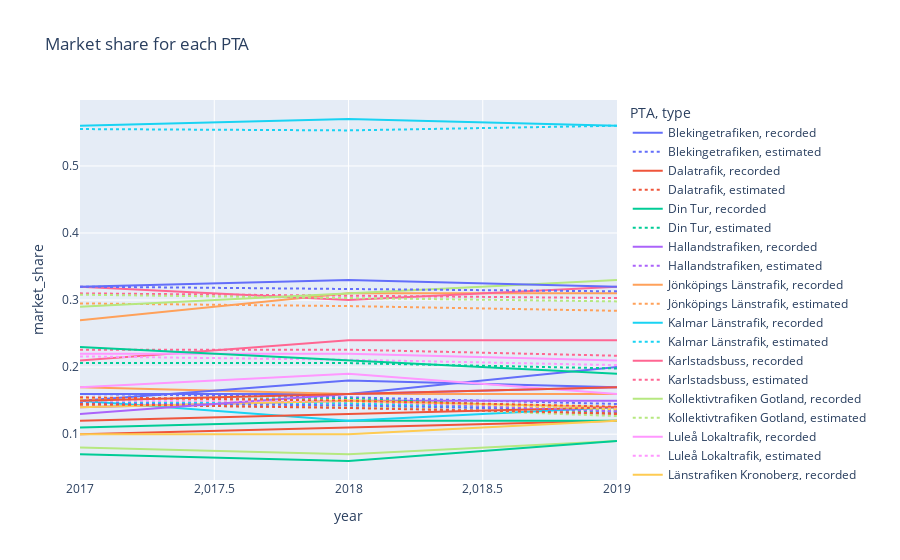

The notebook cell this image was saved under:
### Code cell
fig = px.line(concat_df2, x='year', y='market_share', color='PTA', title='Market share for each PTA',
             line_dash='type',)
fig.show()

### Figure 1 — Plotly figure (JSON) as saved in the notebook; plotly's stock layout.template omitted (floating-point values rounded to 4 significant figures)
{"data": [{"hovertemplate": "PTA=Blekingetrafiken<br>type=recorded<br>year=%{x}<br>market_share=%{y}<extra></extra>", "legendgroup": "Blekingetrafiken, recorded", "line": {"color": "#636efa", "dash": "solid"}, "mode": "lines", "name": "Blekingetrafiken, recorded", "orientation": "v", "showlegend": true, "type": "scatter", "x": [2017, 2018, 2019], "xaxis": "x", "y": [0.16, 0.16, 0.2], "yaxis": "y"}, {"hovertemplate": "PTA=Blekingetrafiken<br>type=estimated<br>year=%{x}<br>market_share=%{y}<extra></extra>", "legendgroup": "Blekingetrafiken, estimated", "line": {"color": "#636efa", "dash": "dot"}, "mode": "lines", "name": "Blekingetrafiken, estimated", "orientation": "v", "showlegend": true, "type": "scatter", "x": [2017, 2018, 2019], "xaxis": "x", "y": [0.16, 0.155, 0.145], "yaxis": "y"}, {"hovertemplate": "PTA=Dalatrafik<br>type=recorded<br>year=%{x}<br>market_share=%{y}<extra></extra>", "legendgroup": "Dalatrafik, recorded", "line": {"color": "#EF553B", "dash": "solid"}, "mode": "lines", "name": "Dalatrafik, recorded", "orientation": "v", "showlegend": true, "type": "scatter", "x": [2017, 2018, 2019], "xaxis": "x", "y": [0.1, 0.11, 0.12], "yaxis": "y"}, {"hovertemplate": "PTA=Dalatrafik<br>type=estimated<br>year=%{x}<br>market_share=%{y}<extra></extra>", "legendgroup": "Dalatrafik, estimated", "line": {"color": "#EF553B", "dash": "dot"}, "mode": "lines", "name": "Dalatrafik, estimated", "orientation": "v", "showlegend": true, "type": "scatter", "x": [2017, 2018, 2019], "xaxis": "x", "y": [0.144, 0.14, 0.13], "yaxis": "y"}, {"hovertemplate": "PTA=Din Tur<br>type=recorded<br>year=%{x}<br>market_share=%{y}<extra></extra>", "legendgroup": "Din Tur, recorded", "line": {"color": "#00cc96", "dash": "solid"}, "mode": "lines", "name": "Din Tur, recorded", "orientation": "v", "showlegend": true, "type": "scatter", "x": [2017, 2018, 2019], "xaxis": "x", "y": [0.11, 0.12, 0.12], "yaxis": "y"}, {"hovertemplate": "PTA=Din Tur<br>type=estimated<br>year=%{x}<br>market_share=%{y}<extra></extra>", "legendgroup": "Din Tur, estimated", "line": {"color": "#00cc96", "dash": "dot"}, "mode": "lines", "name": "Din Tur, estimated", "orientation": "v", "showlegend": true, "type": "scatter", "x": [2017, 2018, 2019], "xaxis": "x", "y": [0.149, 0.146, 0.133], "yaxis": "y"}, {"hovertemplate": "PTA=Hallandstrafiken<br>type=recorded<br>year=%{x}<br>market_share=%{y}<extra></extra>", "legendgroup": "Hallandstrafiken, recorded", "line": {"color": "#ab63fa", "dash": "solid"}, "mode": "lines", "name": "Hallandstrafiken, recorded", "orientation": "v", "showlegend": true, "type": "scatter", "x": [2017, 2018, 2019], "xaxis": "x", "y": [0.14, 0.15, 0.15], "yaxis": "y"}, {"hovertemplate": "PTA=Hallandstrafiken<br>type=estimated<br>year=%{x}<br>market_share=%{y}<extra></extra>", "legendgroup": "Hallandstrafiken, estimated", "line": {"color": "#ab63fa", "dash": "dot"}, "mode": "lines", "name": "Hallandstrafiken, estimated", "orientation": "v", "showlegend": true, "type": "scatter", "x": [2017, 2018, 2019], "xaxis": "x", "y": [0.152, 0.15, 0.139], "yaxis": "y"}, {"hovertemplate": "PTA=Jönköpings Länstrafik<br>type=recorded<br>year=%{x}<br>market_share=%{y}<extra></extra>", "legendgroup": "Jönköpings Länstrafik, recorded", "line": {"color": "#FFA15A", "dash": "solid"}, "mode": "lines", "name": "Jönköpings Länstrafik, recorded", "orientation": "v", "showlegend": true, "type": "scatter", "x": [2017, 2018, 2019], "xaxis": "x", "y": [0.17, 0.16, 0.16], "yaxis": "y"}, {"hovertemplate": "PTA=Jönköpings Länstrafik<br>type=estimated<br>year=%{x}<br>market_share=%{y}<extra></extra>", "legendgroup": "Jönköpings Länstrafik, estimated", "line": {"color": "#FFA15A", "dash": "dot"}, "mode": "lines", "name": "Jönköpings Länstrafik, estimated", "orientation": "v", "showlegend": true, "type": "scatter", "x": [2017, 2018, 2019], "xaxis": "x", "y": [0.15, 0.148, 0.138], "yaxis": "y"}, {"hovertemplate": "PTA=Kalmar Länstrafik<br>type=recorded<br>year=%{x}<br>market_share=%{y}<extra></extra>", "legendgroup": "Kalmar Länstrafik, recorded", "line": {"color": "#19d3f3", "dash": "solid"}, "mode": "lines", "name": "Kalmar Länstrafik, recorded", "orientation": "v", "showlegend": true, "type": "scatter", "x": [2017, 2018, 2019], "xaxis": "x", "y": [0.15, 0.12, 0.14], "yaxis": "y"}, {"hovertemplate": "PTA=Kalmar Länstrafik<br>type=estimated<br>year=%{x}<br>market_share=%{y}<extra></extra>", "legendgroup": "Kalmar Länstrafik, estimated", "line": {"color": "#19d3f3", "dash": "dot"}, "mode": "lines", "name": "Kalmar Länstrafik, estimated", "orientation": "v", "showlegend": true, "type": "scatter", "x": [2017, 2018, 2019], "xaxis": "x", "y": [0.148, 0.146, 0.135], "yaxis": "y"}, {"hovertemplate": "PTA=Karlstadsbuss<br>type=recorded<br>year=%{x}<br>market_share=%{y}<extra></extra>", "legendgroup": "Karlstadsbuss, recorded", "line": {"color": "#FF6692", "dash": "solid"}, "mode": "lines", "name": "Karlstadsbuss, recorded", "orientation": "v", "showlegend": true, "type": "scatter", "x": [2017, 2018, 2019], "xaxis": "x", "y": [0.21, 0.24, 0.24], "yaxis": "y"}, {"hovertemplate": "PTA=Karlstadsbuss<br>type=estimated<br>year=%{x}<br>market_share=%{y}<extra></extra>", "legendgroup": "Karlstadsbuss, estimated", "line": {"color": "#FF6692", "dash": "dot"}, "mode": "lines", "name": "Karlstadsbuss, estimated", "orientation": "v", "showlegend": true, "type": "scatter", "x": [2017, 2018, 2019], "xaxis": "x", "y": [0.226, 0.226, 0.217], "yaxis": "y"}, {"hovertemplate": "PTA=Kollektivtrafiken Gotland<br>type=recorded<br>year=%{x}<br>market_share=%{y}<extra></extra>", "legendgroup": "Kollektivtrafiken Gotland, recorded", "line": {"color": "#B6E880", "dash": "solid"}, "mode": "lines", "name": "Kollektivtrafiken Gotland, recorded", "orientation": "v", "showlegend": true, "type": "scatter", "x": [2017, 2018, 2019], "xaxis": "x", "y": [0.08, 0.07, 0.09], "yaxis": "y"}, {"hovertemplate": "PTA=Kollektivtrafiken Gotland<br>type=estimated<br>year=%{x}<br>market_share=%{y}<extra></extra>", "legendgroup": "Kollektivtrafiken Gotland, estimated", "line": {"color": "#B6E880", "dash": "dot"}, "mode": "lines", "name": "Kollektivtrafiken Gotland, estimated", "orientation": "v", "showlegend": true, "type": "scatter", "x": [2017, 2018, 2019], "xaxis": "x", "y": [0.145, 0.142, 0.127], "yaxis": "y"}, {"hovertemplate": "PTA=Luleå Lokaltrafik<br>type=recorded<br>year=%{x}<br>market_share=%{y}<extra></extra>", "legendgroup": "Luleå Lokaltrafik, recorded", "line": {"color": "#FF97FF", "dash": "solid"}, "mode": "lines", "name": "Luleå Lokaltrafik, recorded", "orientation": "v", "showlegend": true, "type": "scatter", "x": [2017, 2018, 2019], "xaxis": "x", "y": [0.22, 0.22, 0.21], "yaxis": "y"}, {"hovertemplate": "PTA=Luleå Lokaltrafik<br>type=estimated<br>year=%{x}<br>market_share=%{y}<extra></extra>", "legendgroup": "Luleå Lokaltrafik, estimated", "line": {"color": "#FF97FF", "dash": "dot"}, "mode": "lines", "name": "Luleå Lokaltrafik, estimated", "orientation": "v", "showlegend": true, "type": "scatter", "x": [2017, 2018, 2019], "xaxis": "x", "y": [0.216, 0.211, 0.203], "yaxis": "y"}, {"hovertemplate": "PTA=Länstrafiken Kronoberg<br>type=recorded<br>year=%{x}<br>market_share=%{y}<extra></extra>", "legendgroup": "Länstrafiken Kronoberg, recorded", "line": {"color": "#FECB52", "dash": "solid"}, "mode": "lines", "name": "Länstrafiken Kronoberg, recorded", "orientation": "v", "showlegend": true, "type": "scatter", "x": [2017, 2018, 2019], "xaxis": "x", "y": [0.14, 0.15, 0.14], "yaxis": "y"}, {"hovertemplate": "PTA=Länstrafiken Kronoberg<br>type=estimated<br>year=%{x}<br>market_share=%{y}<extra></extra>", "legendgroup": "Länstrafiken Kronoberg, estimated", "line": {"color": "#FECB52", "dash": "dot"}, "mode": "lines", "name": "Länstrafiken Kronoberg, estimated", "orientation": "v", "showlegend": true, "type": "scatter", "x": [2017, 2018, 2019], "xaxis": "x", "y": [0.152, 0.149, 0.137], "yaxis": "y"}, {"hovertemplate": "PTA=Länstrafiken Västerbotten<br>type=recorded<br>year=%{x}<br>market_share=%{y}<extra></extra>", "legendgroup": "Länstrafiken Västerbotten, recorded", "line": {"color": "#636efa", "dash": "solid"}, "mode": "lines", "name": "Länstrafiken Västerbotten, recorded", "orientation": "v", "showlegend": true, "type": "scatter", "x": [2017, 2018, 2019], "xaxis": "x", "y": [0.15, 0.18, 0.17], "yaxis": "y"}, {"hovertemplate": "PTA=Länstrafiken Västerbotten<br>type=estimated<br>year=%{x}<br>market_share=%{y}<extra></extra>", "legendgroup": "Länstrafiken Västerbotten, estimated", "line": {"color": "#636efa", "dash": "dot"}, "mode": "lines", "name": "Länstrafiken Västerbotten, estimated", "orientation": "v", "showlegend": true, "type": "scatter", "x": [2017, 2018, 2019], "xaxis": "x", "y": [0.146, 0.143, 0.135], "yaxis": "y"}, {"hovertemplate": "PTA=Länstrafiken i Jämtlands län<br>type=recorded<br>year=%{x}<br>market_share=%{y}<extra></extra>", "legendgroup": "Länstrafiken i Jämtlands län, recorded", "line": {"color": "#EF553B", "dash": "solid"}, "mode": "lines", "name": "Länstrafiken i Jämtlands län, recorded", "orientation": "v", "showlegend": true, "type": "scatter", "x": [2017, 2018, 2019], "xaxis": "x", "y": [0.12, 0.13, 0.14], "yaxis": "y"}, {"hovertemplate": "PTA=Länstrafiken i Jämtlands län<br>type=estimated<br>year=%{x}<br>market_share=%{y}<extra></extra>", "legendgroup": "Länstrafiken i Jämtlands län, estimated", "line": {"color": "#EF553B", "dash": "dot"}, "mode": "lines", "name": "Länstrafiken i Jämtlands län, estimated", "orientation": "v", "showlegend": true, "type": "scatter", "x": [2017, 2018, 2019], "xaxis": "x", "y": [0.145, 0.139, 0.131], "yaxis": "y"}, {"hovertemplate": "PTA=Länstrafiken i Norrbotten<br>type=recorded<br>year=%{x}<br>market_share=%{y}<extra></extra>", "legendgroup": "Länstrafiken i Norrbotten, recorded", "line": {"color": "#00cc96", "dash": "solid"}, "mode": "lines", "name": "Länstrafiken i Norrbotten, recorded", "orientation": "v", "showlegend": true, "type": "scatter", "x": [2017, 2018, 2019], "xaxis": "x", "y": [0.07, 0.06, 0.09], "yaxis": "y"}, {"hovertemplate": "PTA=Länstrafiken i Norrbotten<br>type=estimated<br>year=%{x}<br>market_share=%{y}<extra></extra>", "legendgroup": "Länstrafiken i Norrbotten, estimated", "line": {"color": "#00cc96", "dash": "dot"}, "mode": "lines", "name": "Länstrafiken i Norrbotten, estimated", "orientation": "v", "showlegend": true, "type": "scatter", "x": [2017, 2018, 2019], "xaxis": "x", "y": [0.153, 0.153, 0.137], "yaxis": "y"}, {"hovertemplate": "PTA=Länstrafiken Örebro<br>type=recorded<br>year=%{x}<br>market_share=%{y}<extra></extra>", "legendgroup": "Länstrafiken Örebro, recorded", "line": {"color": "#ab63fa", "dash": "solid"}, "mode": "lines", "name": "Länstrafiken Örebro, recorded", "orientation": "v", "showlegend": true, "type": "scatter", "x": [2017, 2018, 2019], "xaxis": "x", "y": [0.13, 0.16, 0.17], "yaxis": "y"}, {"hovertemplate": "PTA=Länstrafiken Örebro<br>type=estimated<br>year=%{x}<br>market_share=%{y}<extra></extra>", "legendgroup": "Länstrafiken Örebro, estimated", "line": {"color": "#ab63fa", "dash": "dot"}, "mode": "lines", "name": "Länstrafiken Örebro, estimated", "orientation": "v", "showlegend": true, "type": "scatter", "x": [2017, 2018, 2019], "xaxis": "x", "y": [0.152, 0.15, 0.134], "yaxis": "y"}, {"hovertemplate": "PTA=Nationellt snitt<br>type=recorded<br>year=%{x}<br>market_share=%{y}<extra></extra>", "legendgroup": "Nationellt snitt, recorded", "line": {"color": "#FFA15A", "dash": "solid"}, "mode": "lines", "name": "Nationellt snitt, recorded", "orientation": "v", "showlegend": true, "type": "scatter", "x": [2017, 2018, 2019], "xaxis": "x", "y": [0.27, 0.31, 0.31], "yaxis": "y"}, {"hovertemplate": "PTA=Nationellt snitt<br>type=estimated<br>year=%{x}<br>market_share=%{y}<extra></extra>", "legendgroup": "Nationellt snitt, estimated", "line": {"color": "#FFA15A", "dash": "dot"}, "mode": "lines", "name": "Nationellt snitt, estimated", "orientation": "v", "showlegend": true, "type": "scatter", "x": [2017, 2018, 2019], "xaxis": "x", "y": [0.295, 0.291, 0.284], "yaxis": "y"}, {"hovertemplate": "PTA=SL<br>type=recorded<br>year=%{x}<br>market_share=%{y}<extra></extra>", "legendgroup": "SL, recorded", "line": {"color": "#19d3f3", "dash": "solid"}, "mode": "lines", "name": "SL, recorded", "orientation": "v", "showlegend": true, "type": "scatter", "x": [2017, 2018, 2019], "xaxis": "x", "y": [0.56, 0.57, 0.56], "yaxis": "y"}, {"hovertemplate": "PTA=SL<br>type=estimated<br>year=%{x}<br>market_share=%{y}<extra></extra>", "legendgroup": "SL, estimated", "line": {"color": "#19d3f3", "dash": "dot"}, "mode": "lines", "name": "SL, estimated", "orientation": "v", "showlegend": true, "type": "scatter", "x": [2017, 2018, 2019], "xaxis": "x", "y": [0.555, 0.553, 0.56], "yaxis": "y"}, {"hovertemplate": "PTA=Skånetrafiken<br>type=recorded<br>year=%{x}<br>market_share=%{y}<extra></extra>", "legendgroup": "Skånetrafiken, recorded", "line": {"color": "#FF6692", "dash": "solid"}, "mode": "lines", "name": "Skånetrafiken, recorded", "orientation": "v", "showlegend": true, "type": "scatter", "x": [2017, 2018, 2019], "xaxis": "x", "y": [0.32, 0.3, 0.32], "yaxis": "y"}, {"hovertemplate": "PTA=Skånetrafiken<br>type=estimated<br>year=%{x}<br>market_share=%{y}<extra></extra>", "legendgroup": "Skånetrafiken, estimated", "line": {"color": "#FF6692", "dash": "dot"}, "mode": "lines", "name": "Skånetrafiken, estimated", "orientation": "v", "showlegend": true, "type": "scatter", "x": [2017, 2018, 2019], "xaxis": "x", "y": [0.31, 0.306, 0.303], "yaxis": "y"}, {"hovertemplate": "PTA=UL<br>type=recorded<br>year=%{x}<br>market_share=%{y}<extra></extra>", "legendgroup": "UL, recorded", "line": {"color": "#B6E880", "dash": "solid"}, "mode": "lines", "name": "UL, recorded", "orientation": "v", "showlegend": true, "type": "scatter", "x": [2017, 2018, 2019], "xaxis": "x", "y": [0.29, 0.31, 0.33], "yaxis": "y"}, {"hovertemplate": "PTA=UL<br>type=estimated<br>year=%{x}<br>market_share=%{y}<extra></extra>", "legendgroup": "UL, estimated", "line": {"color": "#B6E880", "dash": "dot"}, "mode": "lines", "name": "UL, estimated", "orientation": "v", "showlegend": true, "type": "scatter", "x": [2017, 2018, 2019], "xaxis": "x", "y": [0.308, 0.303, 0.298], "yaxis": "y"}, {"hovertemplate": "PTA=VL<br>type=recorded<br>year=%{x}<br>market_share=%{y}<extra></extra>", "legendgroup": "VL, recorded", "line": {"color": "#FF97FF", "dash": "solid"}, "mode": "lines", "name": "VL, recorded", "orientation": "v", "showlegend": true, "type": "scatter", "x": [2017, 2018, 2019], "xaxis": "x", "y": [0.17, 0.19, 0.16], "yaxis": "y"}, {"hovertemplate": "PTA=VL<br>type=estimated<br>year=%{x}<br>market_share=%{y}<extra></extra>", "legendgroup": "VL, estimated", "line": {"color": "#FF97FF", "dash": "dot"}, "mode": "lines", "name": "VL, estimated", "orientation": "v", "showlegend": true, "type": "scatter", "x": [2017, 2018, 2019], "xaxis": "x", "y": [0.15, 0.15, 0.139], "yaxis": "y"}, {"hovertemplate": "PTA=Värmlandstrafik<br>type=recorded<br>year=%{x}<br>market_share=%{y}<extra></extra>", "legendgroup": "Värmlandstrafik, recorded", "line": {"color": "#FECB52", "dash": "solid"}, "mode": "lines", "name": "Värmlandstrafik, recorded", "orientation": "v", "showlegend": true, "type": "scatter", "x": [2017, 2018, 2019], "xaxis": "x", "y": [0.1, 0.1, 0.12], "yaxis": "y"}, {"hovertemplate": "PTA=Värmlandstrafik<br>type=estimated<br>year=%{x}<br>market_share=%{y}<extra></extra>", "legendgroup": "Värmlandstrafik, estimated", "line": {"color": "#FECB52", "dash": "dot"}, "mode": "lines", "name": "Värmlandstrafik, estimated", "orientation": "v", "showlegend": true, "type": "scatter", "x": [2017, 2018, 2019], "xaxis": "x", "y": [0.153, 0.151, 0.137], "yaxis": "y"}, {"hovertemplate": "PTA=Västtrafik<br>type=recorded<br>year=%{x}<br>market_share=%{y}<extra></extra>", "legendgroup": "Västtrafik, recorded", "line": {"color": "#636efa", "dash": "solid"}, "mode": "lines", "name": "Västtrafik, recorded", "orientation": "v", "showlegend": true, "type": "scatter", "x": [2017, 2018, 2019], "xaxis": "x", "y": [0.32, 0.33, 0.32], "yaxis": "y"}, {"hovertemplate": "PTA=Västtrafik<br>type=estimated<br>year=%{x}<br>market_share=%{y}<extra></extra>", "legendgroup": "Västtrafik, estimated", "line": {"color": "#636efa", "dash": "dot"}, "mode": "lines", "name": "Västtrafik, estimated", "orientation": "v", "showlegend": true, "type": "scatter", "x": [2017, 2018, 2019], "xaxis": "x", "y": [0.32, 0.317, 0.313], "yaxis": "y"}, {"hovertemplate": "PTA=X-Trafik<br>type=recorded<br>year=%{x}<br>market_share=%{y}<extra></extra>", "legendgroup": "X-Trafik, recorded", "line": {"color": "#EF553B", "dash": "solid"}, "mode": "lines", "name": "X-Trafik, recorded", "orientation": "v", "showlegend": true, "type": "scatter", "x": [2017, 2018, 2019], "xaxis": "x", "y": [0.15, 0.16, 0.17], "yaxis": "y"}, {"hovertemplate": "PTA=X-Trafik<br>type=estimated<br>year=%{x}<br>market_share=%{y}<extra></extra>", "legendgroup": "X-Trafik, estimated", "line": {"color": "#EF553B", "dash": "dot"}, "mode": "lines", "name": "X-Trafik, estimated", "orientation": "v", "showlegend": true, "type": "scatter", "x": [2017, 2018, 2019], "xaxis": "x", "y": [0.155, 0.15, 0.141], "yaxis": "y"}, {"hovertemplate": "PTA=Östgötatrafiken<br>type=recorded<br>year=%{x}<br>market_share=%{y}<extra></extra>", "legendgroup": "Östgötatrafiken, recorded", "line": {"color": "#00cc96", "dash": "solid"}, "mode": "lines", "name": "Östgötatrafiken, recorded", "orientation": "v", "showlegend": true, "type": "scatter", "x": [2017, 2018, 2019], "xaxis": "x", "y": [0.23, 0.21, 0.19], "yaxis": "y"}, {"hovertemplate": "PTA=Östgötatrafiken<br>type=estimated<br>year=%{x}<br>market_share=%{y}<extra></extra>", "legendgroup": "Östgötatrafiken, estimated", "line": {"color": "#00cc96", "dash": "dot"}, "mode": "lines", "name": "Östgötatrafiken, estimated", "orientation": "v", "showlegend": true, "type": "scatter", "x": [2017, 2018, 2019], "xaxis": "x", "y": [0.206, 0.206, 0.198], "yaxis": "y"}], "layout": {"autosize": true, "legend": {"title": {"text": "PTA, type"}, "tracegroupgap": 0}, "title": {"text": "Market share for each PTA"}, "xaxis": {"anchor": "y", "autorange": true, "domain": [0, 1], "range": [2017, 2019], "title": {"text": "year"}, "type": "linear"}, "yaxis": {"anchor": "x", "autorange": true, "domain": [0, 1], "range": [0.03167, 0.5983], "title": {"text": "market_share"}, "type": "linear"}}}
